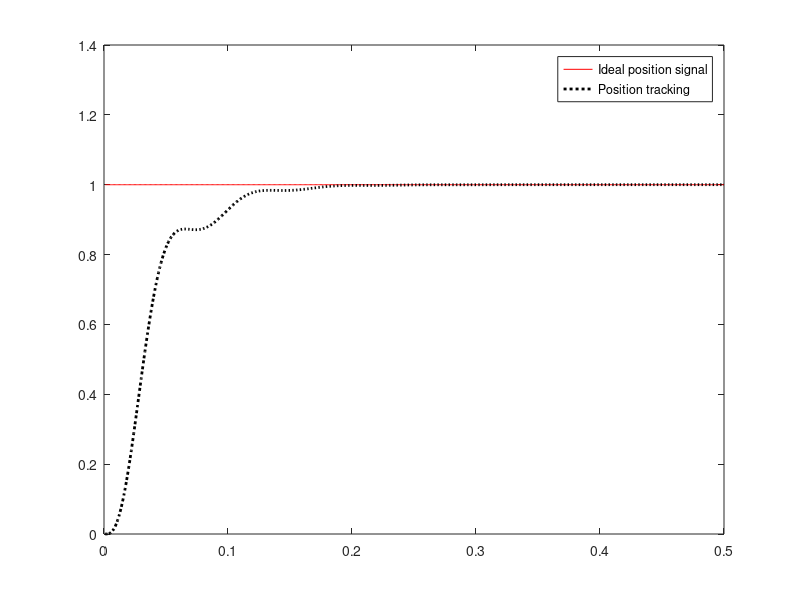

This chart was generated by the following MATLAB code:
clear all;
close all;

ts = 0.001;
sys = tf(5.235e005, [1, 87.35, 1.047e004, 0]);
dsys = c2d(sys, ts, 'Z');
[num, den]=tfdata(dsys,'v');

u_1=0.0;u_2=0.0;u_3=0.0;
y_1=0.0;y_2=0.0;y_3=0.0;
x=[0,0,0];
error_1=0
for k=1:1:500
    time(k)=k*ts;

    S=1;
    if S==1
        kp=0.50;ki=0.001;kd=0.001;
        yd(k)=1;
    elseif S==2
        kp=0.50;ki=0.001;kd=0.001;
        yd(k)=sign(sin(2*2*pi*k*ts));
    elseif S==3
        kp=1.5;ki=1.0;kd=0.01;
        yd(k)=0.5*sin(2*2*pi*k*ts);
    end

    u(k)=kp*x(1)+kd*x(2)+ki*x(3);
    if u(k)>=10
        u(k)=10;
    end
    if u(k)<=-10
        u(k)=10;
    end

    y(k)=-den(2)*y_1-den(3)*y_2-den(4)*y_3+num(2)*u_1+num(3)*u_2+num(4)*u_3;

    error(k)=yd(k)-y(k);

    u_3=u_2;u_2=u_1;u_1=u(k);
    y_3=y_2;y_2=y_1;y_1=y(k);

    x(1)=error(k);
    x(2)=(error(k)-error_1)/ts;
    x(3)=x(3)+error(k)*ts;

    error_1=error(k);
end

figure(1);
plot(time, yd, 'r', time, y, 'k:', 'linewidth', 2);
legend('Ideal position signal','Position tracking');
